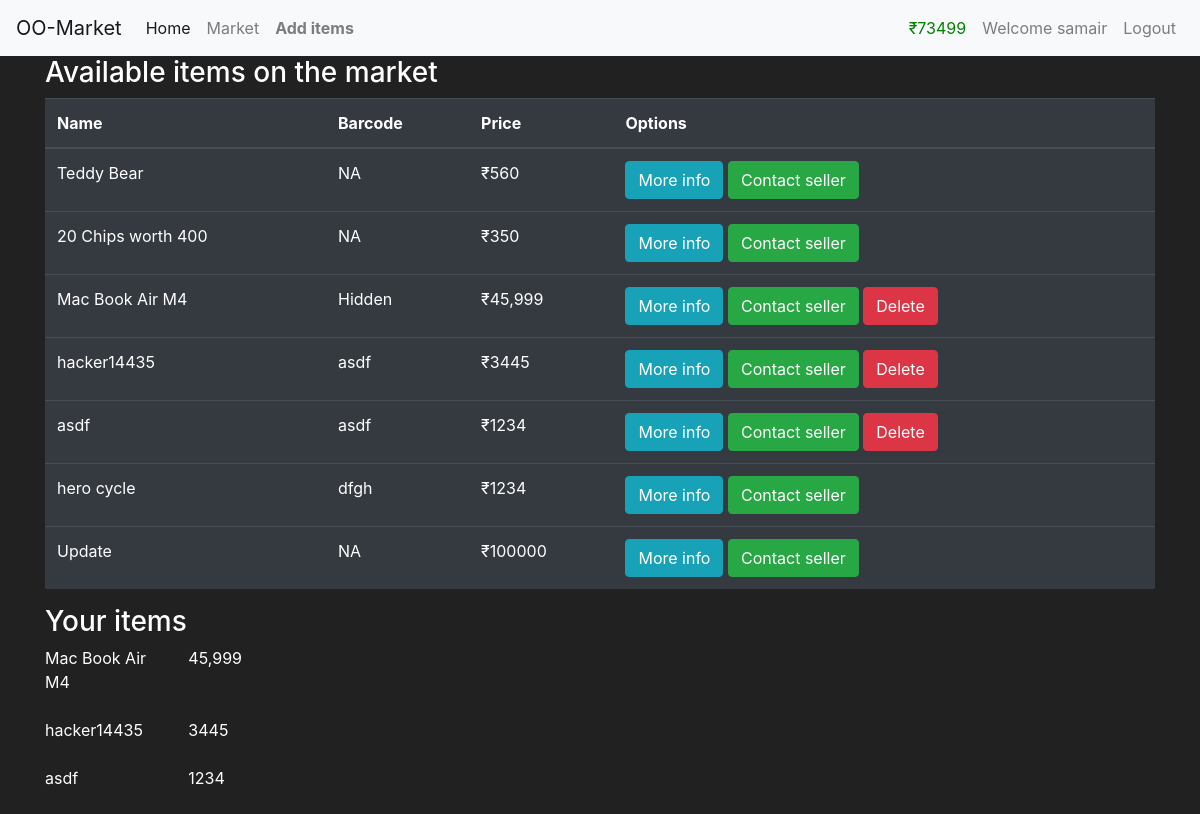
Screenshot of /market (signed in) with the database file from the repository.
### tables this page shows
CREATE TABLE items(
    id INTEGER primary key autoincrement,
    name varchar(100) not null,
    barcode varchar(12) not null,
    price int not null,
    description varchar(1000) not null,
    owner_id integer ,
    foreign key (owner_id) references "user_old"(id)
    );

### app.py (the view)
@app.route("/market")
def market():
    if "user" in session:
        db=get_conn()
        cursor=db.cursor()
        cursor.execute("select * from items order by id desc")
        data=cursor.fetchall()
        db.close()
        return render_template("market.html",objects=data)
    else:
        flash(f"Please login first {random.randint(0,9)}","error")
        return redirect(url_for("login"))

### app.py (called while the page is built)
def get_conn():
    conn=sqlite3.connect("database.db")
    conn.row_factory=sqlite3.Row
    return conn

### templates/market.html (shortened to what this page needs)
{%extends "parent.html"%}
{%block content%}
<div class="container">
  <div class="row">
    <div class="col-12">
      <h3>
        Available items on the market
      </h3>
      <table class="table table-hover table-dark">
        <thead>
          <tr>
            <th scope="col">Name</th>
            <th scope="col">Barcode</th>
            <th scope="col">Price</th>
            <th> Options</th>
          </tr>
        </thead>
        <tbody>
          {%for item in objects%}
          <tr>
            <td>{{item["name"]}}</td>
            <td>{{item["barcode"]}}</td>
            <td>₹{{item["price"]}}</td>
            <td>
              <button class="btn btn-outline btn-info" data-toggle="modal" data-target="#modal-{{item['id']}}">More
                info</button>
              <form action="/reduce/50/{{item['owner_id']}}" method="POST" style="display:inline">
                <button class=" btn btn-outline btn-success" style="display: inline;"
                  onclick="return confirm('This will take 500 credits from your account!!');">
                   Contact seller
                   </button>
              </form>
              {%if session['id']==item['owner_id']%}
              <form method="POST" action="/delete/{{item['id']}}" style="display:inline;">
                <button type="submit" class="btn btn-danger"
                  onclick="return confirm('Are you sure you want to delete this item?');">Delete</button>
              </form>
              {%endif%}
            </td>
          </tr>
          {%endfor%}
        </tbody>
      </table>
    </div>
    <div class="col-4">
      <h3> Your items</h3>
          {%for item in objects%}
            {% if item['owner_id']==session['id']%}
              <div class ="row">
              <div class="col-5">
              {{item['name']}}
            </div>
              {{item['price']}}
            </div>
            <br>
              {%endif%}
          {%endfor%}
    </div>
  </div>
</div>
{%endblock%}

### templates/parent.html (style rules this page uses)
body { background-color: #212121; color:white }

### rows the page displays
items: name "Teddy Bear", barcode "NA", price "560"
items: name "20 Chips worth 400", barcode "NA", price "350"
items: name "Mac Book Air M4", barcode "Hidden", price "45,999"
items: name "hacker14435", barcode "asdf", price "3445"
items: name "asdf", barcode "asdf", price "1234"
items: name "hero cycle", barcode "dfgh", price "1234"
items: name "Update", barcode "NA", price "100000"

### other values shown
{{ session["budget"] }} "73499"
{{ session["user"] }} "samair"
